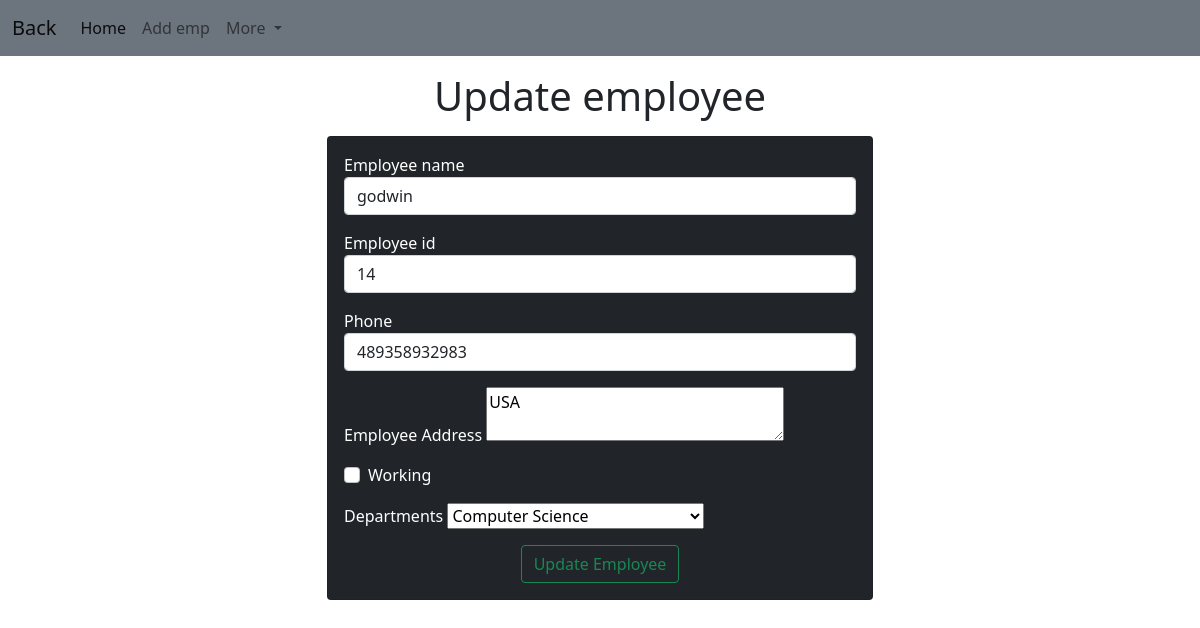
/update-emp/11, run on the app's committed database.
### emp/models.py (models this page shows)
class Emp(models.Model):
    name = models.CharField(max_length=200)
    emp_id = models.CharField(max_length=200)
    phone = models.CharField(max_length=10)
    address=models.CharField(max_length=150)
    working=models.BooleanField(default=True)
    department=models.CharField(max_length=10)

### emp/views.py (the view)
# urls.py: path("update-emp/<int:emp_id>",update_emp),
def update_emp(request,emp_id):
    emp = Emp.objects.get(pk=emp_id)
    return render(request,"emp/update_emp.html",{
        'emp' : emp
    })

### emp/templates/emp/update_emp.html (shortened to what this page needs)
<!doctype html>
<html lang="en">
  <head>
    <link href="https://cdn.jsdelivr.net/npm/bootstrap@5.0.2/dist/css/bootstrap.min.css" rel="stylesheet">
  </head>
  <body>
    {% include 'emp/navbar.html' %}
    <h1 class="text-center my-3">Update employee</h1>
    <div class="container">
        <div class="row">
            <div class="col-md-6 offset-md-3">
                <div class="card bg-dark text-white">
                    <div class="card-body">
                        <form action="{% url 'add' %}" method="POST">
                            <div class="mb-3">
                                <label for ="name">Employee name</label>
                                <input id ="name" type="text" class="form-control" placeholder ="Enter emp name" name ="emp_name" value="{{emp.name}}">
                            </div>
                            <div class="mb-3">
                                <label for ="id">Employee id</label>
                                <input id ="id" type="text" class="form-control" placeholder ="Enter emp id" name ="emp_id" value="{{emp.emp_id}}">
                            </div>
                            <div class="mb-3">
                                <label for ="phone">Phone</label>
                                <input id ="phone" type="text" class="form-control" placeholder ="Enter emp phone" name="emp_phone" value="{{emp.phone}}">
                            </div>
                            <div class="mb-3">
                                <label for ="address">Employee Address</label>
                                <textarea name="emp_address" id ="address" classs="form-control" cols ="30" >{{emp.address}}</textarea>
                            </div>
                            <div class="mb-3 form-check">
                                <label for ="working">Working</label>
                                <input value="{{emp.working}}" id="working" type="checkbox" class="form-check-input" name="emp_working">
                            </div>
                            <div class="mb-3">
                                <label for ="Departments">Departments</label>
                                <select value="{{emp.department}}" name="emp_department" id ="Departments" classs="form-control">
                                    <option value ="CSE">Computer Science</option>
                                </select>
                            </div>
                            <div class="container text-center" >
                                <button class="btn btn-outline-success" >Update Employee</button>
                            </div>
                        </form>
                    </div>
                </div>
            </div>
        </div>
    </div>
  </body>
</html>

### data on the page
Emp: emp_name "godwin", emp_id "14", emp_phone "489358932983", emp_address "USA", emp_department "Computer Science"
